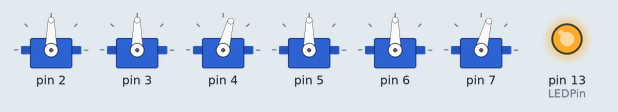
Recording of a program running on a simulated Arduino Uno, built with avr-gcc and run on an emulated ATmega328P. Parts: 6 × servo, output pins drawn as LEDs (lit = HIGH).

Above: at 0.05 s.
At 2.5 s:
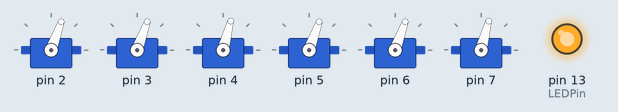
At 3.75 s:
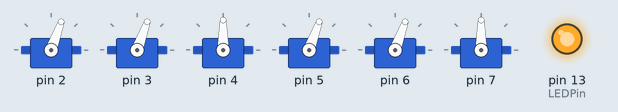
At 5.0 s:
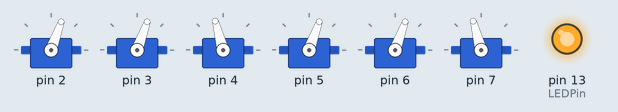
At 7.5 s:
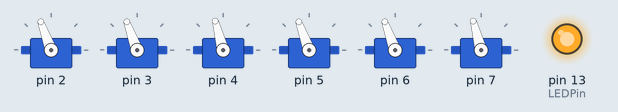
At 10.0 s:
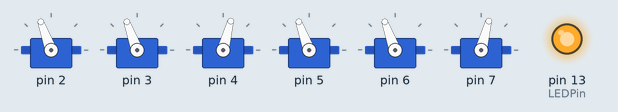
Timing chart, 0 to 13.0 s (numbered marks = the images above):
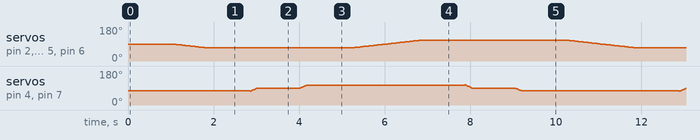

The program:

main.cpp
```cpp
#include <Servo.h>
#include <Arduino.h>

#define TR 0
#define MR 1
#define DR 2
#define TL 3
#define ML 4
#define DL 5
#define RX 11
#define TX 12
#define LEDPin 13

int deg = 0;
int mochDeg = 15;

Servo myservo[6];

void setServo(int servoID, int degree);

void setup()
{
  for(int i = 0; i < 6; i++){
    pinMode(i+2,  OUTPUT);
    myservo[i].attach(i+2);
  }

  //LEDPin
  pinMode(LEDPin, OUTPUT);
  digitalWrite(LEDPin, 1);

  for(int i = 0;i < 6;i++){
    setServo(i,deg);
  }
}

void loop(){
  while(mochDeg <= 15){
    setServo(DR,-1 * mochDeg);
    setServo(DL,mochDeg);
    mochDeg ++;
    delay(10);
  }
  delay(1000);
  while (deg <= 20)
  {
    setServo(TR,-deg);
    setServo(TL,deg);
    setServo(MR,deg);
    setServo(ML,-deg);
    deg ++;
    delay(40);
  }
  delay(1000);
  while(mochDeg >= 0){
    setServo(DR,-1 * mochDeg);
    setServo(DL,mochDeg);
    mochDeg --;
    delay(10);
  }
  delay(1000);
  while(mochDeg >= -15){
    setServo(DR,-1 * mochDeg);
    setServo(DL,mochDeg);
    mochDeg --;
    delay(10);
  }
  delay(1000);
  while (deg >= -20)
  {
    setServo(TR,-deg);
    setServo(TL,deg);
    setServo(MR,deg);
    setServo(ML,-deg);
    deg --;
    delay(40);
  }
  delay(1000);
  while(mochDeg <= 0){
    setServo(DR,-1 * mochDeg);
    setServo(DL,mochDeg);
    mochDeg ++;
    delay(10);
  }
  delay(1000);
}

void setServo(int servoID, int degree){
  if(servoID == MR || servoID == TL || servoID == DL) degree = -degree;
  myservo[servoID].write(degree + 90);
}
```
